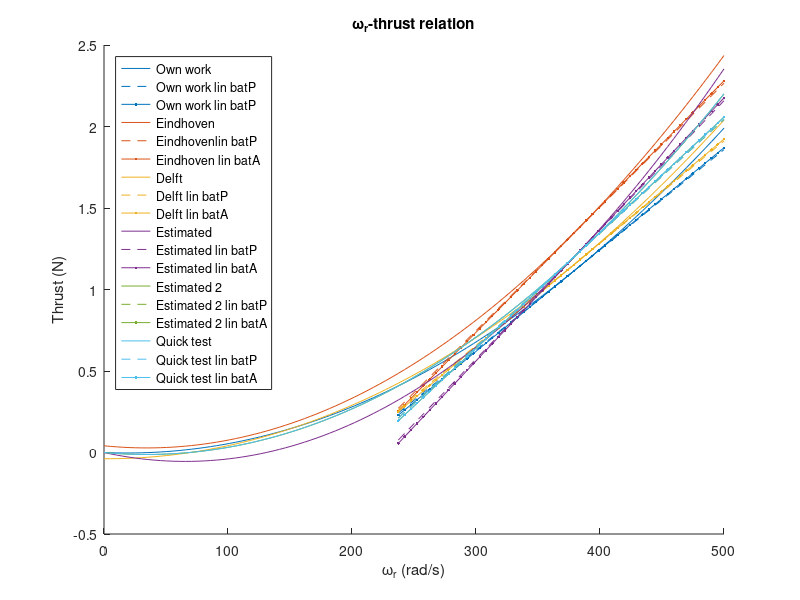
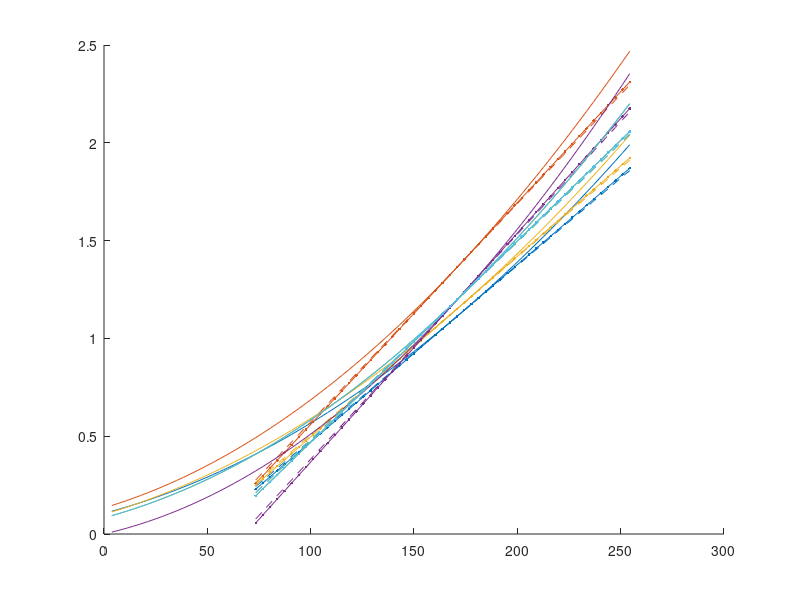

These figures' MATLAB source, in order: (Note: this script raises an error after producing the figures.)
%%%%%%%%%%%%%%%%%%%%%%%%%%%%%%%%%%%%%%%%%%%%%%%%%%%%%%%%%%%%%%%%%%%%%%%%%%%
% Calculate thrust coefficients
%
% Script to calculate omegaR-thrust and corresponding PWM-thrust
% coefficients, based on experiment data and plot to compare with results
% of various system identification experiments.
% 
% Author:        Dennis Benders, TU Delft, CoR
% Last modified: 21.01.2021
% 
%%%%%%%%%%%%%%%%%%%%%%%%%%%%%%%%%%%%%%%%%%%%%%%%%%%%%%%%%%%%%%%%%%%%%%%%%%%


%% Initialization
clear;
close all;
clc;


%% Set average PWM at equilibrium
% Parrot battery
pwmEqBatP = 169.0612; %Exp in the lab

% Akku-King battery
pwmEqBatA = 172.9070; %Exp in the lab


%% Set constant coefficients
g = 9.81;
cM1 = 3.7;
cM2 = 130.9;
cA1 = cM1/2.55;
cA2 = cM2;

% Mass of quadrotor with Parrot battery
mBatP = 0.481;

% Mass of quadrotor with Akku-King battery
mBatA = 0.497;


%% Determine coefficients of own work
% Set average omegaR-thrust coefficients
cTO = [8.6e-6;
       -3.2e-4;
       0];

% Derive average PWM-thrust coefficients
cTPO = [cTO(1)*cA1^2;
        2*cTO(1)*cA1*cA2 + cTO(2)*cA1;
        cTO(1)*cA2^2 + cTO(2)*cA2 + cTO(3)];


%% Determine coefficients of Eindhoven thesis
% Given coefficients
cM  = [3.7503, 132.7387;
       3.7123, 131.5018;
       3.6891, 130.7137;
       3.7380, 132.2209];
cME = mean(cM);

% Set average PWM-thrust coefficients
cTP  = [1.5618e-4, 1.0395e-2, 0.13894;
        1.8150e-4, 8.7242e-3, 0.14425;
        1.3478e-4, 7.3295e-3, 0.11698;
        1.4306e-4, 5.7609e-3, 0.13362];
cTPE = mean(cTP)';

% Derive average omegaR-thrust coefficients
cT1Avg = cTPE(1)/cME(1)^2;
cT2Avg = -2*cME(2)*cTPE(1)/cME(1)^2 + cTPE(2)/cME(1);
cT3Avg = cTPE(1)*cME(2)^2/cME(1)^2 - ...
         cME(2)*cTPE(2)/cME(1) + cTPE(3);
cTE    = [cT1Avg;cT2Avg;cT3Avg];

% Take care of PWM range [0-255], instead of [0-100]
cTPE = cTPE./[2.55^2;2.55;1];


%% Determine coefficients of Delft thesis
% Set average omegaR-thrust coefficients
cTD = [8.386e-6;
       -3.723e-5;
       -0.03818];

% Derive average PWM-thrust coefficients (assuming same cAs as in own work)
cTPD = [cTD(1)*cA1^2;
        2*cTD(1)*cA1*cA2 + cTD(2)*cA1;
        cTD(1)*cA2^2 + cTD(2)*cA2 + cTD(3)];


%% Estimate coefficients using ground and hovering constraint
% Solve for thrust coefficients for 1 rotor (assuming rotors are the same)
% Parrot battery
cP = zeros(2,2);
cP(1,1) = cA2^2;
cP(1,2) = cA2;
cP(2,1) = cA1^2*pwmEqBatP^2 + 2*cA1*cA2*pwmEqBatP + cA2^2;
cP(2,2) = cA1*pwmEqBatP + cA2;
cTP = cP\[0;mBatP*g/4];

% Akku-King battery
cA = zeros(2,2);
cA(1,1) = cA2^2;
cA(1,2) = cA2;
cA(2,1) = cA1^2*pwmEqBatA^2 + 2*cA1*cA2*pwmEqBatA + cA2^2;
cA(2,2) = cA1*pwmEqBatA + cA2;
cTA = cA\[0;mBatA*g/4];

% Derive average omegaR-thrust coefficients
cTEs = [mean([cTP,cTA],2);0];
cT1 = cTEs(1);
cT2 = cTEs(2);

% Derive average PWM-thrust coefficients
cTPEs = [cT1*cA1^2;
         2*cT1*cA1*cA2 + cT2*cA1;
         cT1*cA2^2 + cT2*cA2 + cTEs(3)];


%% Estimate coefficients using 2 hovering constraints
cH(1,1) = cA1^2*pwmEqBatP^2 + 2*cA1*cA2*pwmEqBatP + cA2^2;
cH(1,2) = cA1*pwmEqBatP + cA2;
cH(2,1) = cA1^2*pwmEqBatA^2 + 2*cA1*cA2*pwmEqBatA + cA2^2;
cH(2,2) = cA1*pwmEqBatA + cA2;
cTH = cH\[mBatP*g/4;mBatA*g/4];

% Derive average omegaR-thrust coefficients
cTEs2 = [cTH;0];
cT1 = cTEs2(1);
cT2 = cTEs2(2);

% Derive average PWM-thrust coefficients
cTPEs2 = [cT1*cA1^2;
          2*cT1*cA1*cA2 + cT2*cA1;
          cT1*cA2^2 + cT2*cA2 + cTEs2(3)];


%% Adjustable coefficients for tests
cTTest = [1.021e-5;
          -7.037e-4;
          0];

cTPTest = [cTTest(1)*cA1^2;
           2*cTTest(1)*cA1*cA2 + cTTest(2)*cA1;
           cTTest(1)*cA2^2 + cTTest(2)*cA2 + cTTest(3)];


%% Create coefficients vectors
%  [Own work, Eindhoven thesis, Delft thesis, Estimated using ground and
%   hovering constraint, Estimated using 2 hovering constraints, test]
cT  = [cTO,cTE,cTD,cTEs,cTEs2,cTTest];
cTP = [cTPO,cTPE,cTPD,cTPEs,cTPEs2,cTPTest];


%% Plot omegaR-thrust curve of different sources
% Set omegaR range
omegaR = linspace(0,500)';

% Determine nonlinear omegaR-thrust relation
T = [omegaR.^2,omegaR,ones(length(omegaR),1)]*cT;

% Linearize omegaR-thrust relation around batP and batA hovering equilibria
omegaRLinMin = 235;
omegaRLinMax = 500;
[~,startSample] = min(abs(omegaR-omegaRLinMin));
[~,endSample] = min(abs(omegaR-omegaRLinMax));
omegaRLin = omegaR(startSample:endSample);

omegaRHoverBatP = cA1*pwmEqBatP+cA2;
TLinBatP = omegaRLin*[2*omegaRHoverBatP,1]*cT(1:2,:) + ...
         [-omegaRHoverBatP^2,1]*cT([1,3],:);

omegaRHoverBatA = cA1*pwmEqBatA+cA2;
TLinBatA = omegaRLin*[2*omegaRHoverBatA,1]*cT(1:2,:) + ...
         [-omegaRHoverBatA^2,1]*cT([1,3],:);

% Plot
cP = [0,      0.4470, 0.7410;
      0.8500, 0.3250, 0.0980;
      0.9290, 0.6940, 0.1250;
      0.4940, 0.1840, 0.5560;
      0.4660, 0.6740, 0.1880;
      0.3010, 0.7450, 0.9330;
      0.6350, 0.0780, 0.1840];

figure('Name','Nonlinear and linear thrust curves');
hold on;
for i = 1:size(T,2)
    plot(omegaR,T(:,i),'Color',cP(i,:));
    plot(omegaRLin,TLinBatP(:,i),'--','Color',cP(i,:));
    plot(omegaRLin,TLinBatA(:,i),'.-','Color',cP(i,:));
end
legend('Own work','Own work lin batP','Own work lin batP',...
       'Eindhoven','Eindhovenlin batP','Eindhoven lin batA',...
       'Delft','Delft lin batP','Delft lin batA',...
       'Estimated','Estimated lin batP','Estimated lin batA',...
       'Estimated 2','Estimated 2 lin batP','Estimated 2 lin batA',...
       'Quick test','Quick test lin batP','Quick test lin batA',...
       'location','northwest');
xlabel('\omega_r (rad/s)');
ylabel('Thrust (N)');
title('\omega_r-thrust relation');


%% Plot PWM-thrust curve of different sources
% Create PWM range
% PWM 1 from AR.Drone 2.0 is greater than PWM 0.2 from MATLAB toolbox
pwmMin = 1;
omegaRMin = cA1*pwmMin + cA2;
[~,startIdx] = min(abs(omegaR - omegaRMin));
if omegaR(startIdx) < omegaRMin
    startIdx = startIdx + 1;
end
pwm = (omegaR(startIdx:end) - cA2)/cA1;

% Create PWM-thrust data
pT = [pwm.^2,pwm,ones(length(pwm),1)]*cTP;

% Create linearized PWM polynomial data
pwmLinMin = (omegaRLinMin - cA2)/cA1;
pwmLinMax = (omegaRLinMax - cA2)/cA1;
[~,startSample] = min(abs(pwm-pwmLinMin));
[~,endSample] = min(abs(pwm-pwmLinMax));
pwmLin = pwm(startSample:endSample);

pTLinBatP = pwmLin*[2*pwmEqBatP,1]*cTP(1:2,:) + ...
         [-pwmEqBatP^2,1]*cTP([1,3],:);

pTLinBatA = pwmLin*[2*pwmEqBatA,1]*cTP(1:2,:) + ...
         [-pwmEqBatA^2,1]*cTP([1,3],:);

% Create PWM-thrust and linearization data for Eindhoven thesis
pwmE = pwm/2.55;
pwmLinE = pwmLin/2.55;
pTE = [pwmE.^2,pwmE,ones(length(pwmE),1)]*cTPE;

pTLinBatPE = pwmLinE*[2*pwmEqBatP/2.55,1]*cTPE(1:2) + ...
         [-(pwmEqBatP/2.55)^2,1]*cTPE([1,3]);

pTLinBatAE = pwmLinE*[2*pwmEqBatA/2.55,1]*cTPE(1:2) + ...
         [-(pwmEqBatA/2.55)^2,1]*cTPE([1,3]);

% Plot
figure('Name','Nonlinear and linear thrust curves per PWM value');
hold on;
for i = 1:size(pT,2)
    plot(pwm,pT(:,i),'Color',cP(i,:));
    plot(pwmLin,pTLinBatP(:,i),'--','Color',cP(i,:));
    plot(pwmLin,pTLinBatA(:,i),'.-','Color',cP(i,:));
end
xline(pwmEqBatP);
yline(mBatP*g/4);
xline(pwmEqBatA);
yline(mBatA*g/4);
legend('Own work','Own work lin batP','Own work lin batP',...
       'Eindhoven','Eindhoven lin batP','Eindhoven lin batA',...
       'Delft','Delft lin batP','Delft lin batA',...
       'Estimated','Estimated lin batP','Estimated lin batA',...
       'Estimated 2','Estimated 2 lin batP','Estimated 2 lin batA',...
       'Quick test','Quick test lin batP','Quick test lin batA',...
       'location','northwest');
xlabel('AR.Drone 2.0 PWM (-)');
ylabel('Thrust (N)');
title('PWM-thrust relation');


%% Report plots
lineLabelFontSize = 25;
axFontSize = 30;
labelFontSize = 35;
titleFontSize = 40;

lineStyles = {'-','--','-.',':'};

% Create PWM-thrust data for thesis report
cTPReport = [cTPO,cTPE,cTPD,cTPEs];
pTReport = [pwm.^2,pwm,ones(length(pwm),1)]*cTPReport;

% Create linearized PWM polynomial data
pwmLinMin = (omegaRLinMin - cA2)/cA1;
pwmLinMax = (omegaRLinMax - cA2)/cA1;
[~,startSample] = min(abs(pwm-pwmLinMin));
[~,endSample] = min(abs(pwm-pwmLinMax));
pwmLin = pwm(startSample:endSample);

pTLinBatP = pwmLin*[2*pwmEqBatP,1]*cTPReport(1:2,:) + ...
         [-pwmEqBatP^2,1]*cTPReport([1,3],:);

pTLinBatA = pwmLin*[2*pwmEqBatA,1]*cTPReport(1:2,:) + ...
         [-pwmEqBatA^2,1]*cTPReport([1,3],:);


% Plot with only nonlinear curves
figure('Name','Nonlinear and linear thrust curves per PWM value');
box on;
hold on;
for i = 1:size(pTReport,2)
    plot(pwm,pTReport(:,i),'Color',cP(i,:),'LineStyle',lineStyles{i},...
         'LineWidth',3);
end
xline(pwmEqBatP,'FontSize',lineLabelFontSize,'Label','batP PWM',...
      'LabelHorizontalAlignment','left','LineWidth',2);
yline(mBatP*g/4,'FontSize',lineLabelFontSize,'Label','batP thrust',...
      'LabelVerticalAlignment','bottom','LineWidth',2);
xline(pwmEqBatA,'FontSize',lineLabelFontSize,'Label','batA PWM',...
      'LineWidth',2);
yline(mBatA*g/4,'FontSize',lineLabelFontSize,'Label','batA thrust',...
      'LineWidth',2);
legend('Own work','Eindhoven thesis','Delft thesis','Fit',...
       'location','northwest');
ax = gca;
ax.FontSize = axFontSize;
xlabel('AR.Drone 2.0 PWM (-)','FontSize',axFontSize);
ylabel('Thrust (N)','FontSize',axFontSize);
title('PWM-thrust relation','FontSize',titleFontSize);


% Plot with linearizations per operating point
figure('Name','Nonlinear and linear thrust curves per PWM value');
box on;
hold on;
for i = 1:size(pTReport,2)
    plot(pwm,pTReport(:,i),'Color',cP(i,:),'LineStyle',lineStyles{i},...
         'LineWidth',3);
    plot(pwmLin,pTLinBatP(:,i),'--','Color',cP(i,:));
    plot(pwmLin,pTLinBatA(:,i),'.-','Color',cP(i,:));
end
xline(pwmEqBatP,'FontSize',lineLabelFontSize,'Label','batP PWM',...
      'LabelHorizontalAlignment','left','LineWidth',2);
yline(mBatP*g/4,'FontSize',lineLabelFontSize,'Label','batP thrust',...
      'LabelVerticalAlignment','bottom','LineWidth',2);
xline(pwmEqBatA,'FontSize',lineLabelFontSize,'Label','batA PWM',...
      'LineWidth',2);
yline(mBatA*g/4,'FontSize',lineLabelFontSize,'Label','batA thrust',...
      'LineWidth',2);
legend('Own work','Own work lin batP','Own work lin batP',...
       'Eindhoven thesis','Eindhoven thesis lin batP',...
       'Eindhoven thesis lin batA',...
       'Delft thesis','Delft thesis lin batP','Delft thesis lin batA',...
       'Fit','Fit lin batP','Fit lin batA',...
       'location','northwest');
ax = gca;
ax.FontSize = axFontSize;
xlabel('AR.Drone 2.0 PWM (-)','FontSize',axFontSize);
ylabel('Thrust (N)','FontSize',axFontSize);
title('PWM-thrust relation','FontSize',titleFontSize);
